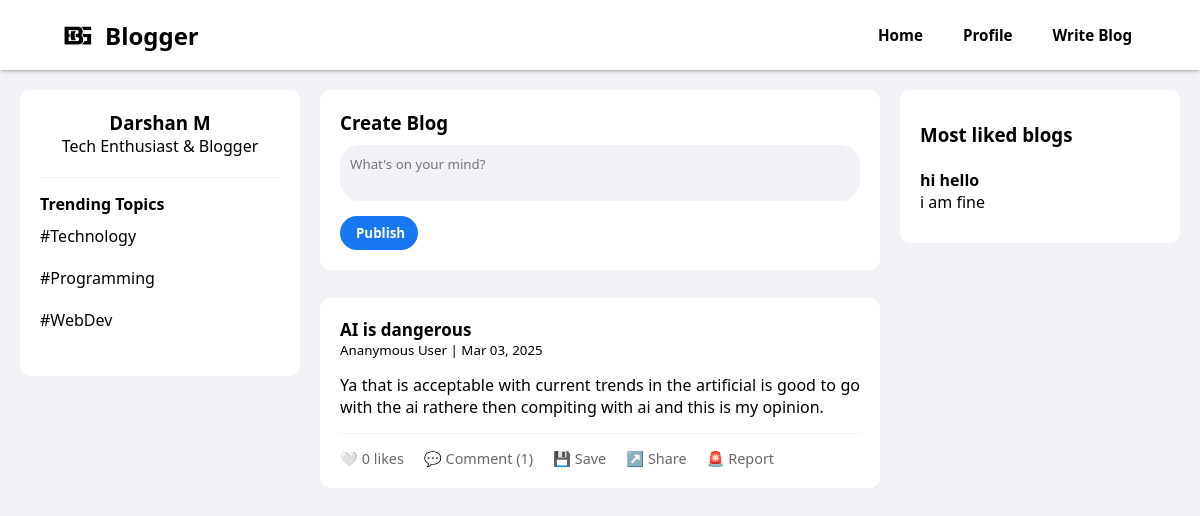
Page /blog/AI is dangerous/1/ (signed in) on the earlier database version.
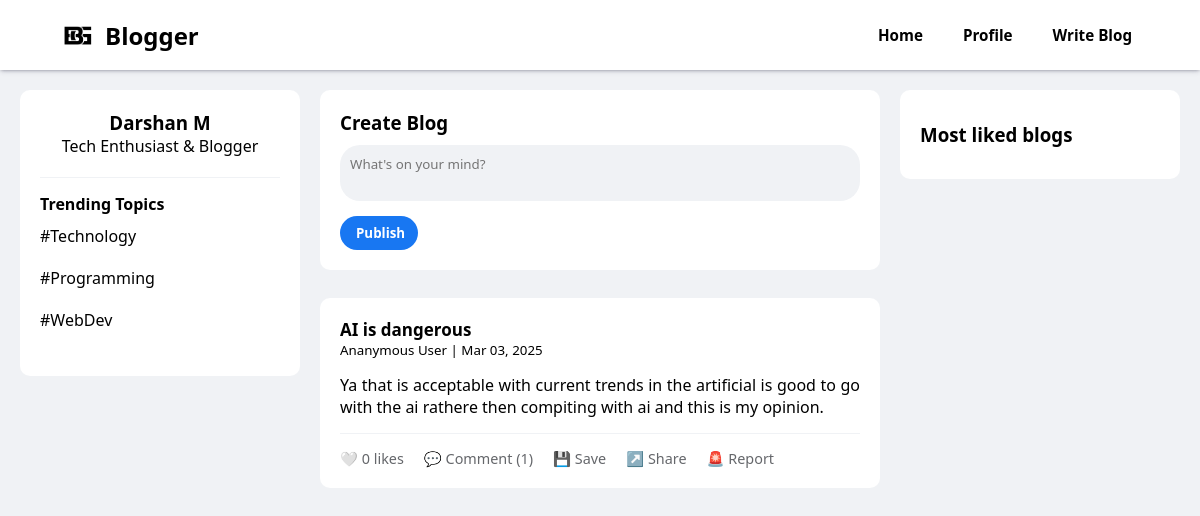
Same page on the later database version.
### home/models.py (models this page shows, shortened)
class Blogs(models.Model):
    user_name=models.CharField(max_length=100)
    title=models.CharField(max_length=100,default='Blog')
    content =models.TextField(max_length=10000)
    date =models.DateField()
    ananymous=models.BooleanField(default=False)
    likes=models.IntegerField(default=0)
    blockcomments=models.BooleanField(default=False)
    reported=models.IntegerField(default=0)

### home/views.py (the view)
# urls.py: path("blog/<title>/<int:id>/",views.ananymousGetSharedblog,name="Get shared Blog"),
def ananymousGetSharedblog(request,title,id):
    data=Blogs.objects.get(id=id)
    title=title.replace('_',' ')
    if title != data.title:
        return HttpResponse('Invalid URL!')
    if isinstance(request.user, AnonymousUser):
        return render(request,'sharedBlog.html',{'blog': data })
    else:
        data=Blogs.objects.filter(id=id)
        serializer=BlogSerializer(data,many=True)
        d=serializer.data
        details=Details.objects.filter(user_name=request.user).first()
        saved_blogs = details.saved if details else []
        for blog in d:
            if Likes.objects.filter(blog_id=blog['id'], user_name=request.user).exists():
                blog['liked'] = True
            blog['date'] = datetime.strptime(blog['date'], '%Y-%m-%d').strftime('%b %d, %Y')
            blog['comments'] = Comments.objects.filter(blog_id=blog['id']).order_by('-id')
            blog['no_of_comments'] = len(blog['comments'])
            blog['save']=False
            if blog['id'] in saved_blogs:
                blog['save'] = True
        trending = Blogs.objects.exclude(user_name=request.user).order_by('-likes')[:5]
        return render(request,'index.html',{'blogs': d,'trending': trending})

### templates/index.html (shortened to what this page needs)
{% extends "base.html" %} {% block css %}
<link rel="stylesheet" href="\static\index.css" />
{% endblock css %}
{% block body %}
<body>
  <div class="main-container">
    <aside class="sidebar">
      <div class="profile-card">
        <h3>{{request.user.get_full_name}}</h3>
        <p>Tech Enthusiast & Blogger</p>
      </div>
      <div class="trending">
        <h4>Trending Topics</h4>
        <div class="trending-item">
          <span>#Technology</span>
        </div>
        <div class="trending-item">
          <span>#Programming</span>
        </div>
        <div class="trending-item">
          <span>#WebDev</span>
        </div>
      </div>
    </aside>
    <main class="feed">
      <div class="create-post">
        <h3>Create Blog</h3>
        <form action="" method="POST">
          <textarea name="content" class="post-input" placeholder="What's on your mind?"></textarea>
          <button type="submit" class="btn btn-primary" style="margin-top: 10px;">Publish</button>
        </form>
      </div>
      {% for blog in blogs %}
      {% if blog.reported < 10 %}
      <div id="post-card{{blog.id}}" class="post-card">
        <div class="post-header">
          <div class="post-meta">
            <strong style="font-size: 17px;">{{ blog.title }}</strong>
            <small>
              {% if blog.ananymous %}
              <span class="span">Ananymous User
              </span>
              {% else %}
              <span class="span">{{blog.user_name}}
                {% if blog.user_name == "admin" %}
                <img src="\static\verified.png" alt="verified" style="width: 10px; height: 11px;">
                {% endif %}
              </span>
              {% endif %}
              | {{ blog.date }}</small>
          </div>
        </div>
        {% if blog.content|length > 320 %}
        <p class="blog-para blog-para{{blog.id}}">{{ blog.content|linebreaksbr }}</p>
        <a class="readmore readmore{{blog.id}}" onclick="readmore('{{blog.id}}')">Read more...</a>
        {% else %}
        <p class="blog-para blog-para{{blog.id}}" style="text-align: justify; height:auto">{{blog.content|linebreaksbr}}
        </p>
        {% endif %}
        <div class="post-actions" style="position: relative;">
          <button id="likes{{blog.id}}" class="action-btn" onclick="blogLike('{{ blog.id }}')">
            {% if blog.liked %}
            ❤️
            {% else %}
            🤍
            {% endif %}
            {{blog.likes}} likes
          </button>
          <button id="n-comments{{blog.id}}" class="action-btn comment-toggle">💬 Comment
            ({{blog.no_of_comments}})</button>
          <div id="blogbtns{{blog.id}}" class="blogbtns">
            {% if blog.save == True %}
            <button id="save{{blog.id}}" onclick="saveblog('{{blog.id}}')" class="action-btn" style="color: #0de300;">💾
              Saved</button>
            {% else %}
            <button id="save{{blog.id}}" onclick="saveblog('{{blog.id}}')" class="action-btn">💾 Save</button>
            {% endif %}
            <button id="" onclick="shareBlog('{{blog.id}}','{{blog.title}}')" class="action-btn">↗️ Share</button>
            <button id="" onclick="reportblog('{{blog.id}}')" class="action-btn">🚨 Report</button>
          </div>
        </div>
      </div>
      {% endif %}
      {% endfor %}
    </main>
    <aside class="sidebar">
      <h3 style="margin: 12px 0;">Most liked blogs</h3>
      {% for trend in trending %}
      <div onclick="showBlog('{{trend.id}}')" class="trending-item">
        <div>
          <strong>{{trend.title}}</strong>
          <p>{{ trend.content|truncatewords:5 }}</p>
        </div>
      </div>
      {% endfor %}
    </aside>
  </div>
</body>
{% endblock body %}

Differences in the rows shown:
removed Blogs: title "hi hello", content "i am fine"
